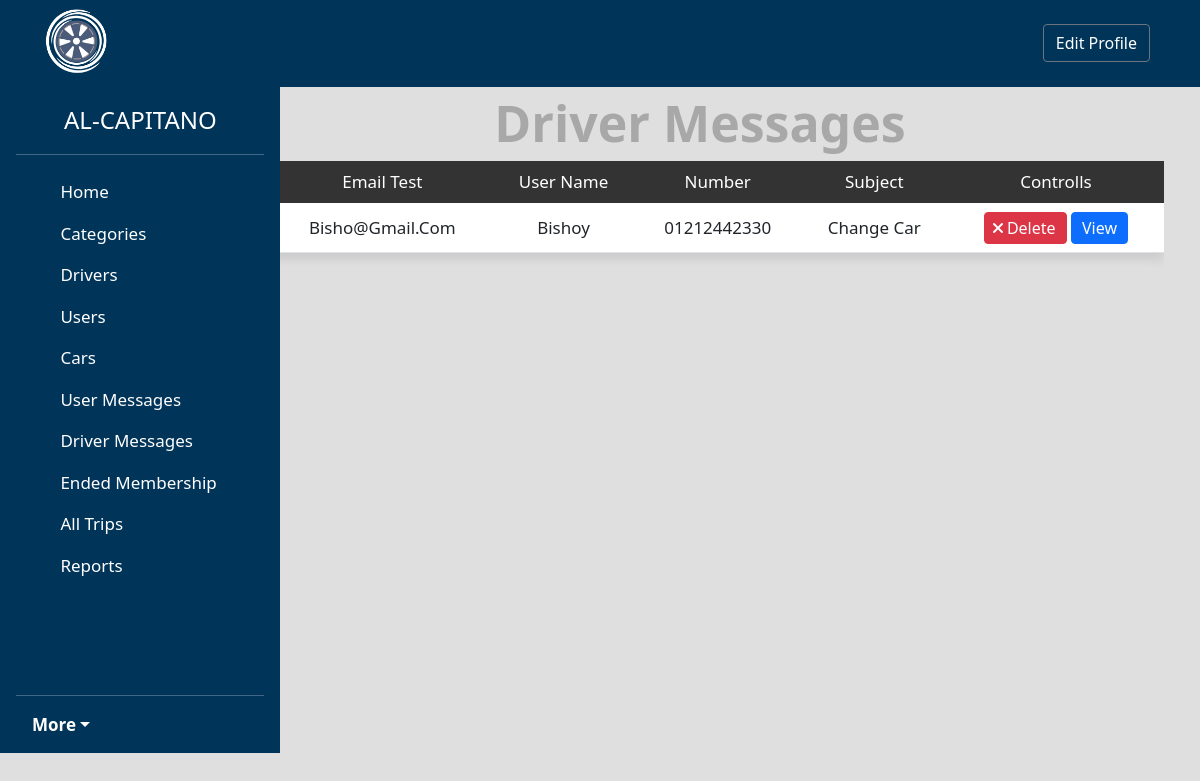
The app's page /admin/drivermessage.php (signed in) with its own data.
### tables this page shows
CREATE TABLE `contacts` (
  `Message_ID` int(11) NOT NULL,
  `Email` varchar(255) NOT NULL,
  `Mobile` varchar(255) NOT NULL,
  `Subject` varchar(255) NOT NULL,
  `Message` text NOT NULL,
  `Date` timestamp NOT NULL DEFAULT current_timestamp(),
  `userid` int(11) NOT NULL
);

CREATE TABLE `users` (
  `User_ID` int(11) NOT NULL,
  `User_Name` varchar(255) NOT NULL,
  `Email` varchar(255) NOT NULL,
  `Password` varchar(255) NOT NULL,
  `Group_ID` int(11) NOT NULL DEFAULT 0 COMMENT 'user = 0\r\ndriver = 1\r\nadmin = 2',
  `User_Status` int(11) NOT NULL DEFAULT 0 COMMENT 'active = 1\r\npending = 0',
  `Date` timestamp NOT NULL DEFAULT current_timestamp()
);

### admin/includes/functions/model.php (called while the page is built, shortened)
<?php
class model
{
    function joins($chooserow, $inner)
    {
        global $conn;
        $table = get_class($this);
        $stmt = $conn->prepare("  SELECT $table.*, $chooserow FROM $table $inner
        ");
        $stmt->execute();
        $data = $stmt->fetchAll();
        return $data;
    }
}

### admin/drivermessage.php (the view, shortened to what this page needs)
<?php
if (isset($_SESSION['admin'])) {
    include('int.php');
    $contactObject = new contacts();
    if (isset($_GET['do'])) {
        $do = $_GET['do'];
    } else {
        $do = 'manage';
    }
    if ($do == 'manage') {
        $contacs = $contactObject->joins(
            "users.User_Name  AS userName",
            "INNER JOIN users        ON users.User_ID            = contacts.userid
                                         WHERE Group_ID=1 "
        );
?>
        <h1 class="text-center edit">driver messages</h1>
        <div class="container ">
            <div class="table-responsive">
                <table class="table main-table text-center  ">
                    <thead>
                        <tr>
                            <td class=""> # </td>
                            <td class=""> Email test </td>
                            <td class=""> User Name </td>
                            <td class=""> Number </td>
                            <td class=""> Subject </td>
                            <td class=""> controlls </td>
                        </tr>
                    </thead>
                    <tbody>
                        <?php foreach ($contacs as $contact) {  ?>
                            <tr>
                                <td><?php echo $contact['Message_ID'] ?></td>
                                <td><?php echo $contact['Email'] ?></td>
                                <td><?php echo $contact['userName'] ?></td>
                                <td><?php echo $contact['Mobile'] ?></td>
                                <td><?php echo $contact['Subject'] ?></td>
                                <td class="">
                                    <a href="drivermessage.php?do=delete&messageid=<?php echo $contact['Message_ID'] ?>" class="btn btn-danger confirm"> <i class="fa fa-close"></i>Delete</a>
                                    <a href="drivermessage.php?do=view&messageid=<?php echo $contact['Message_ID'] ?>" class="btn btn-primary "> view</a>
                                </td>
                            </tr>
                        <?php } ?>
                    </tbody>
                </table>
        <?php
        }
        include $tpl . ('footer.php');
    } else {
        header('location: ../prehome.php');
        exit();
    }

### admin/layout/css/back.css (style rules this page uses)
* { text-transform: capitalize !important; }
body { background-color: rgb(223, 223, 223) !important; font-size: 17px; }
a { text-decoration: none; color: black; }
.btn { color: white; }
.edit { color: rgb(168, 168, 168); margin-top: 30px; font-size: 50px; font-weight: 700; }
.main-table { box-shadow: 0 7px 9px #ccc; }
.main-table tbody td { background-color: #fff; vertical-align: middle !important; }
.main-table thead { background-color: #333; color: #fff; }
.main-table .btn { padding: 3px 10px !important; }
.main-table .btn .fa-close { position: relative; right: 3px; }

### records on screen
contacts: Email "Bisho@gmail.com", userid.User_Name "Bishoy", Mobile "01212442330", Subject "Change Car"
